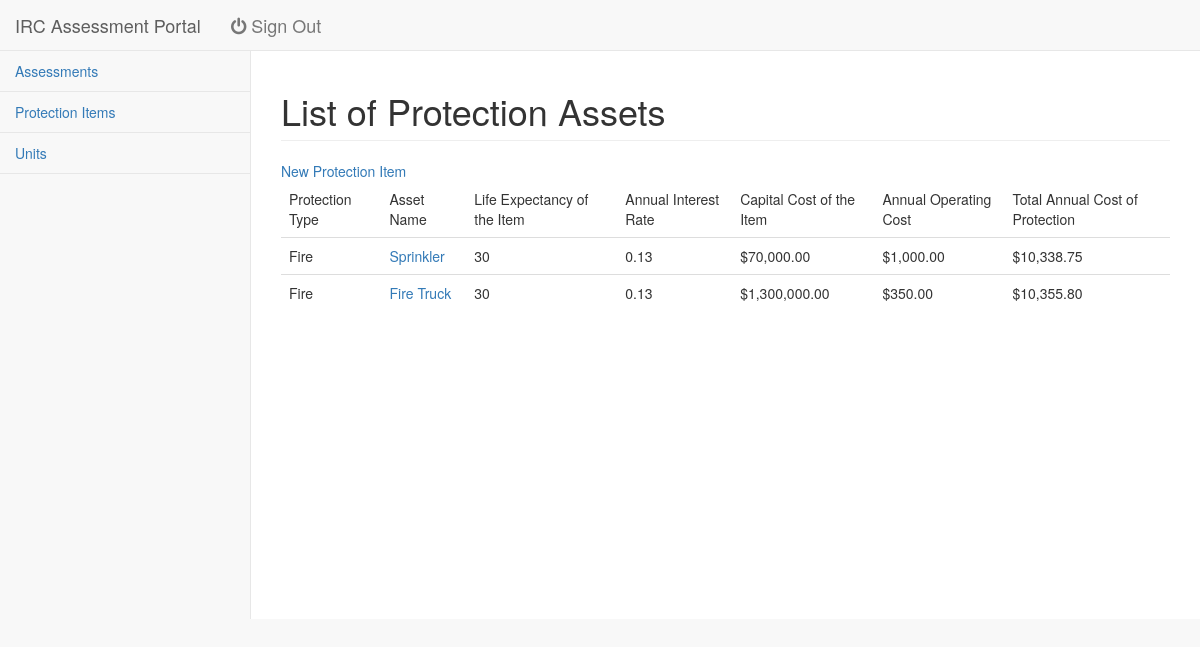
/ProtectionItems/ (signed in), run on an earlier commit of the app's database.
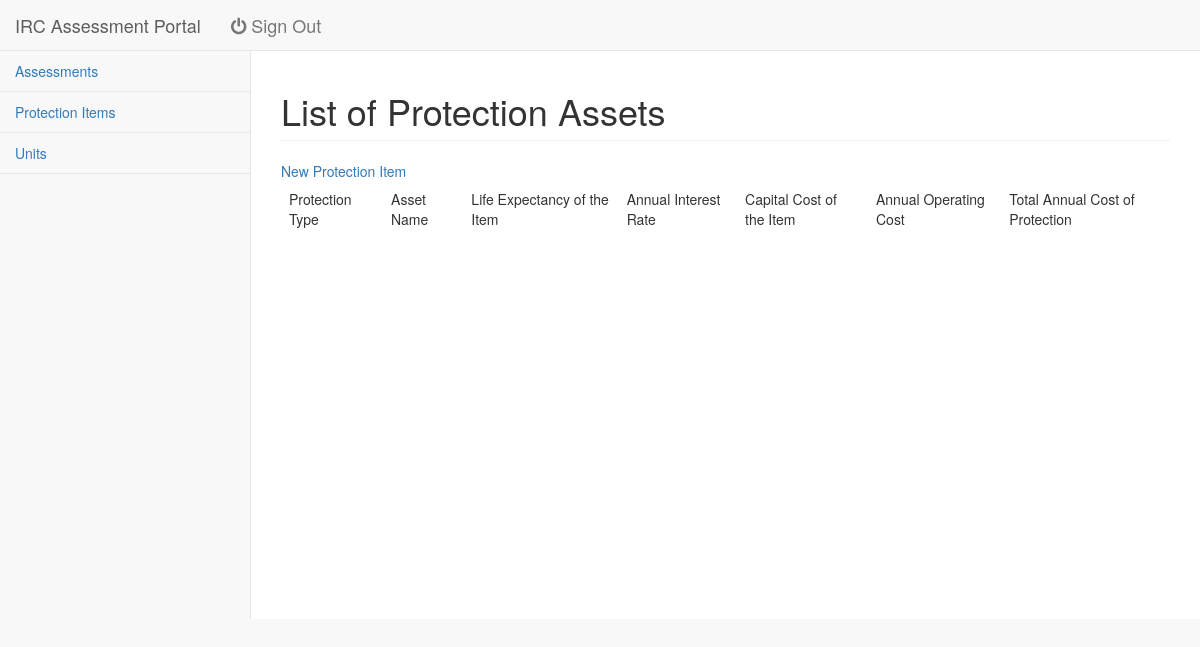
And on a later commit of the database.
### IRC/models.py (models this page shows, shortened)
class CostOfProtection(models.Model):
	name = models.CharField(max_length=200)
	type = models.ForeignKey(
		AssessmentType,
		on_delete=models.CASCADE
	)
	years = models.PositiveSmallIntegerField()
	annualInterestRate = models.DecimalField(max_digits=4, decimal_places=2)
	capEx = models.DecimalField(max_digits=14, decimal_places=2)
	areasServiced = models.PositiveSmallIntegerField()
	otherCapEx = models.DecimalField(max_digits=14, decimal_places=2)
	opEx = models.DecimalField(max_digits=14, decimal_places=2)
	otherOpEx = models.DecimalField(max_digits=14, decimal_places=2)
	def get_absolute_url(self):
		return reverse('protectionItemsDetailView', args=[str(self.pk)])
	@property
	def totalCapExPerArea(self):
		return round((self.capEx/self.areasServiced),2)
	@property
	def annualAmortization(self):
		return round(PMT(self.totalCapExPerArea+self.otherCapEx, self.annualInterestRate, self.years),2)
	@property
	def annualCostOfProtection(self):
		return round((self.annualAmortization + self.opEx + self.otherOpEx),2)

class AssessmentType(models.Model):
	type = models.CharField(max_length=200)
	def __str__(self):
		return self.type

### IRC/views.py (the view)
# urls.py: url(r'^ProtectionItems/$', views.ProtectionItemsListView.as_view(), name='protectionItemsListView'),
class ProtectionItemsListView(ListView):
	model = CostOfProtection

### IRC/financials.py (called while the page is built)
def PMT(P, r, n):
	term1 = decimal.Decimal(pow((1+r),n))
	return P*r*term1/(term1 - 1)

### IRC/templates/IRC/costofprotection_list.html
{% extends 'base.html' %}
{% block header %}
	{% if user.is_authenticated %}
		List of Protection Assets
	{% endif %}
{% endblock %}
{% block content %}
	{%if user.is_authenticated %}
		<a href="{% url 'protectionItem_new' %}">New Protection Item</a>
		{% load humanize%}
		<table class="table">
			<thead><tr>
				<td>Protection Type</td>
				<td>Asset Name</td>
				<td>Life Expectancy of the Item</td>
				<td>Annual Interest Rate</td>
				<td>Capital Cost of the Item</td>
				<td>Annual Operating Cost</td>
				<td>Total Annual Cost of Protection</td>
			</tr></thead>
			<tbody>
		{% for item in object_list %}
			<tr>
				<td>{{item.type}}</td>
				<td><a href="{{ item.get_absolute_url }}">{{item.name}}</a></td>
				<td>{{item.years}}</td>
				<td>{{item.annualInterestRate.normalize}}</td>
				<td>${{item.capEx|intcomma}}</td>
				<td>${{item.opEx|intcomma}}</td>
				<td>${{item.annualCostOfProtection|intcomma}}</td>
			</tr>
		{% endfor %}
			</tbody>
		</table>
	{% else %}
		<a href="{% url 'login'%}"> Login Here</a><br>
	{% endif %}
{% endblock %}

### IRC/templates/base.html (shortened to what this page needs)
<!DOCTYPE html>
<html lang="en">
	<head>
		<link rel="stylesheet" type="text/css" href="https://maxcdn.bootstrapcdn.com/bootstrap/3.3.7/css/bootstrap.min.css">
		<link rel="stylesheet" type="text/css" href="https://maxcdn.bootstrapcdn.com/font-awesome/4.7.0/css/font-awesome.min.css">
		{% load static %}
		<link rel="stylesheet" type="text/css" href="{% static 'IRC/style.css' %}">
	</head>
	<body>
		<div id="wrapper">
			<nav class="navbar navbar-default navbar-static-top" role="navigation" style="margin-bottom: 0">
				<div class="navbar-header">
					<a class="navbar-brand" href="{% url 'index'%}">IRC Assessment Portal</a>
					{% if user.is_authenticated %}
						<a class="navbar-brand" href="{% url 'logout'%}"><i class="fa fa-power-off" aria-hidden="true"></i> Sign Out</a>
					{% else %}
						<a class="navbar-brand" href="{% url 'login'%}"><i class="fa fa-power-off" aria-hidden="true"></i> Sign In</a>
					{% endif %}
				</div>
				<div class="navbar-default sidebar" role="navigation">
					<div class="sidebar-nav navbar-collapse">
						<ul class="nav" id="side-menu">
								{% if user.is_authenticated %}
									<li><a href="{% url 'assessmentsListView' %}">Assessments</a></li>
									<li><a href="{% url 'protectionItemsListView' %}">Protection Items</a></li>
									<li><a href="{% url 'unitsListView' %}">Units</a></li>
								{% endif %}
						</ul>
					</div>
				</div>
			</nav>
			<div id="page-wrapper">
				<div class="row">
					<div class="col-lg-12">
						<h1 class="page-header">{% block header %}Base Header{% endblock %}</h1>
					</div>
				</div>
				{% block content %}Base Content{% endblock %}
			</div>
		</div>
		<br>
	</body>
</html>

### static/IRC/style.css (style rules this page uses)
body { background-color:#f8f8f8 }
#wrapper { width:100% }
#page-wrapper { padding:0 15px;min-height:568px;background-color:#fff }
@media (min-width:768px) { #page-wrapper { position:inherit;margin:0 0 0 250px;padding:0 30px;border-left:1px solid #e7e7e7 } }
.sidebar .sidebar-nav.navbar-collapse { padding-left:0;padding-right:0 }
.sidebar ul li { border-bottom:1px solid #e7e7e7 }
@media (min-width:768px) { .sidebar { z-index:1;position:absolute;width:250px;margin-top:51px } }

What changed in the data, as far as the page shows it:
removed CostOfProtection: type "Fire", name "Sprinkler", years "30", annualInterestRate.normalize "0.13", capEx "70,000.00", opEx "1,000.00", annualCostOfProtection "10,338.75"
removed CostOfProtection: type "Fire", name "Fire Truck", years "30", annualInterestRate.normalize "0.13", capEx "1,300,000.00", opEx "350.00", annualCostOfProtection "10,355.80"
